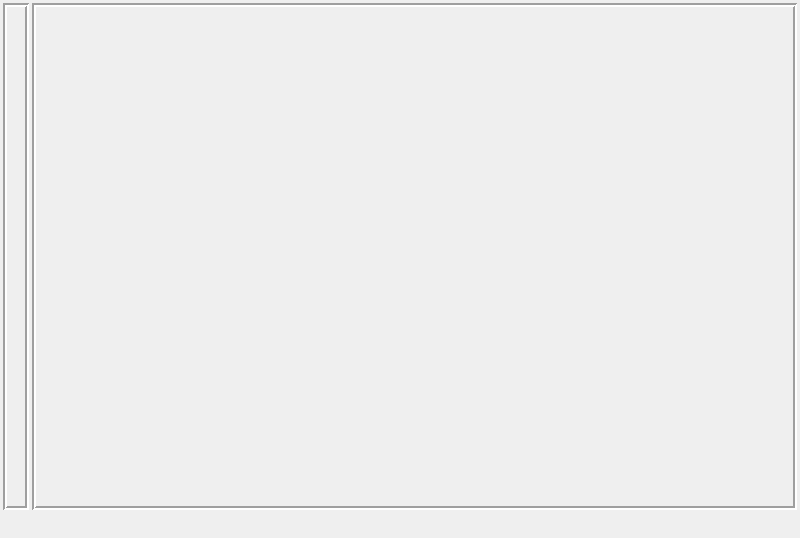
<?xml version="1.0" encoding="UTF-8"?>
<ui version="4.0">
 <class>DockWidget</class>
 <widget class="QDockWidget" name="DockWidget">
  <property name="geometry">
   <rect>
    <x>0</x>
    <y>0</y>
    <width>800</width>
    <height>538</height>
   </rect>
  </property>
  <property name="windowTitle">
   <string>DockWidget</string>
  </property>
  <widget class="QWidget" name="dockContents">
   <widget class="QFrame" name="container_screen">
    <property name="geometry">
     <rect>
      <x>0</x>
      <y>0</y>
      <width>800</width>
      <height>513</height>
     </rect>
    </property>
    <property name="sizePolicy">
     <sizepolicy hsizetype="Expanding" vsizetype="Expanding">
      <horstretch>0</horstretch>
      <verstretch>0</verstretch>
     </sizepolicy>
    </property>
    <property name="minimumSize">
     <size>
      <width>750</width>
      <height>450</height>
     </size>
    </property>
    <property name="frameShape">
     <enum>QFrame::NoFrame</enum>
    </property>
    <property name="frameShadow">
     <enum>QFrame::Sunken</enum>
    </property>
    <property name="lineWidth">
     <number>2</number>
    </property>
    <layout class="QHBoxLayout" name="horizontalLayout">
     <property name="spacing">
      <number>3</number>
     </property>
     <property name="sizeConstraint">
      <enum>QLayout::SetMinimumSize</enum>
     </property>
     <property name="margin">
      <number>3</number>
     </property>
     <item>
      <widget class="QFrame" name="frame_left">
       <property name="sizePolicy">
        <sizepolicy hsizetype="Fixed" vsizetype="MinimumExpanding">
         <horstretch>0</horstretch>
         <verstretch>0</verstretch>
        </sizepolicy>
       </property>
       <property name="minimumSize">
        <size>
         <width>350</width>
         <height>400</height>
        </size>
       </property>
       <property name="maximumSize">
        <size>
         <width>400</width>
         <height>16777215</height>
        </size>
       </property>
       <property name="frameShape">
        <enum>QFrame::Box</enum>
       </property>
       <property name="frameShadow">
        <enum>QFrame::Sunken</enum>
       </property>
       <property name="lineWidth">
        <number>2</number>
       </property>
       <layout class="QVBoxLayout" name="verticalLayoutLeft">
        <property name="spacing">
         <number>6</number>
        </property>
        <property name="sizeConstraint">
         <enum>QLayout::SetMinimumSize</enum>
        </property>
        <property name="margin">
         <number>9</number>
        </property>
       </layout>
      </widget>
     </item>
     <item>
      <widget class="QFrame" name="frame_right">
       <property name="sizePolicy">
        <sizepolicy hsizetype="MinimumExpanding" vsizetype="MinimumExpanding">
         <horstretch>0</horstretch>
         <verstretch>0</verstretch>
        </sizepolicy>
       </property>
       <property name="minimumSize">
        <size>
         <width>400</width>
         <height>400</height>
        </size>
       </property>
       <property name="frameShape">
        <enum>QFrame::Box</enum>
       </property>
       <property name="frameShadow">
        <enum>QFrame::Sunken</enum>
       </property>
       <property name="lineWidth">
        <number>2</number>
       </property>
       <layout class="QVBoxLayout" name="verticalLayoutRight">
        <property name="spacing">
         <number>6</number>
        </property>
        <property name="sizeConstraint">
         <enum>QLayout::SetDefaultConstraint</enum>
        </property>
        <property name="margin">
         <number>9</number>
        </property>
       </layout>
      </widget>
     </item>
    </layout>
   </widget>
  </widget>
 </widget>
 <resources/>
 <connections/>
</ui>
